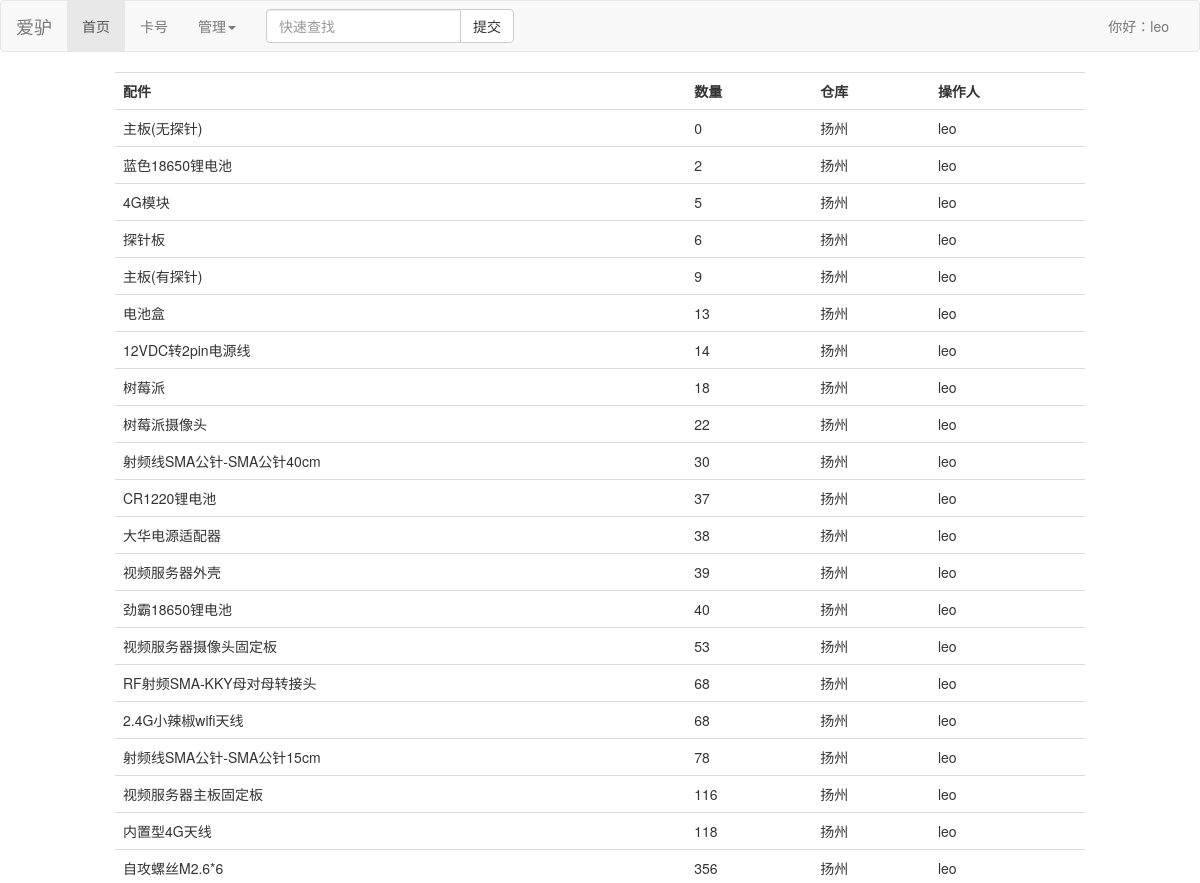
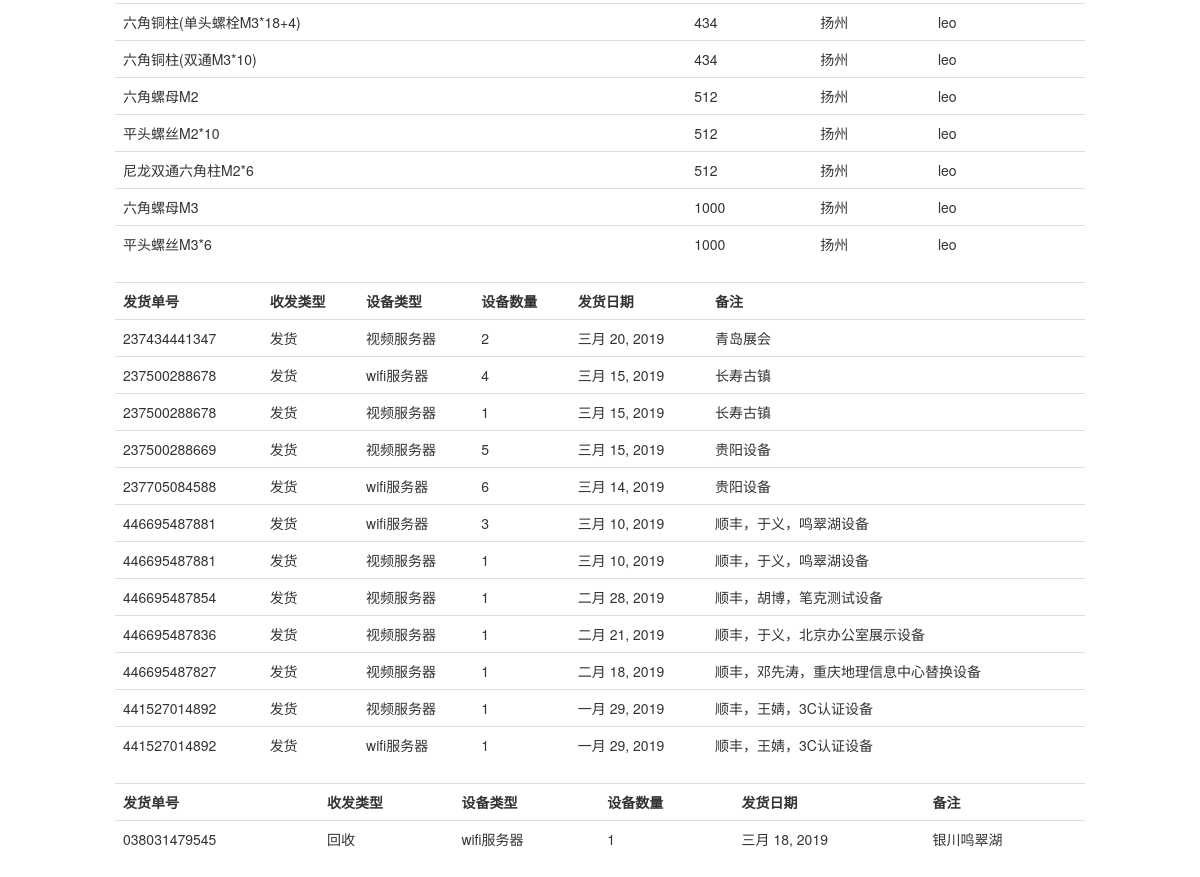
The app's page / (signed in) with its own data (2 pictures, top to bottom).
### store/models.py (models this page shows, shortened)
class Item(models.Model):
    CHOICES = (('YZ', '扬州'), ('BJ', '北京'), ('CQ', '重庆'))
    name = models.CharField(max_length=30, verbose_name='配件名')
    qty = models.IntegerField(verbose_name='数量')
    city = models.CharField(max_length=8, choices=CHOICES, verbose_name='城市')
    who_does = models.ForeignKey(User, on_delete=models.DO_NOTHING, verbose_name='操作人')
    note = models.CharField(max_length=128, verbose_name='备注')
    modify_date = models.DateTimeField(auto_now=True, verbose_name='修改日期')
    class Meta:
        verbose_name = "配件"
        verbose_name_plural = verbose_name
        ordering=['qty']

class PostManage(models.Model):
    SERVERTYPES = (('wifi', 'wifi服务器'), ('video', '视频服务器'))
    SENDORRECEIVE = (('send', '发货'), ('receive', '回收'))
    post_num = models.CharField(max_length=12, verbose_name='单号')
    post_date = models.DateField(verbose_name='发货日期')
    post_type = models.CharField(max_length=8, choices=SENDORRECEIVE, default='send', verbose_name='收寄类型')
    server_type = models.CharField(max_length=20, choices=SERVERTYPES, verbose_name='型号')
    server_num = models.IntegerField(verbose_name='数量')
    note_text = models.CharField(max_length=128, verbose_name='备注')
    class Meta:
        verbose_name = '发货记录'
        verbose_name_plural = verbose_name
        ordering = ('-post_date',)

### store/views.py (the view)
# urls.py: path('', views.show, name='show'),
def show(request):
    items = Item.objects.all()
    postmanage_sends = PostManage.objects.filter(post_type='send')
    postmanage_receives = PostManage.objects.filter(post_type='receive')
    context = {
        'items': items,
        'postmanage_sends': postmanage_sends,
        'postmanage_receives': postmanage_receives,
    }
    return render(request, 'store/list.html', context)

### store/templates/store/list.html
{% extends 'base.html' %}
{% block content %}
<table class="table">
    <tr>
        <th>配件</th>
        <th>数量</th>
        <th>仓库</th>
        <th>操作人</th>
    </tr>
    {% for item in items %}
        <tr>
            <td>{{ item.name }}</td>
            <td>{{ item.qty }}</td>
            <td>{{ item.get_city_display }}</td>
            <td>{{ item.who_does }}</td>
        </tr>
    {% empty %}
        <h4>未查询到相关记录</h4>
    {% endfor%}
</table>
{% endblock %}
{% block postmanage %}
<table class="table">
    <tr>
        <th>发货单号</th>
        <th>收发类型</th>
        <th>设备类型</th>
        <th>设备数量</th>
        <th>发货日期</th>
        <th>备注</th>
    </tr>
    {% for pm in postmanage_sends %}
        <tr>
            <td>{{ pm.post_num }}</td>
            <td>{{ pm.get_post_type_display }}</td>
            <td>{{ pm.get_server_type_display }}</td>
            <td>{{ pm.server_num }}</td>
            <td>{{ pm.post_date }}</td>
            <td>{{ pm.note_text }}</td>
        </tr>
    {% empty %}
        <h4>未查询到相关记录</h4>
    {% endfor%}
</table>
<table class="table">
    <tr>
        <th>发货单号</th>
        <th>收发类型</th>
        <th>设备类型</th>
        <th>设备数量</th>
        <th>发货日期</th>
        <th>备注</th>
    </tr>
    {% for pm in postmanage_receives %}
        <tr>
            <td>{{ pm.post_num }}</td>
            <td>{{ pm.get_post_type_display }}</td>
            <td>{{ pm.get_server_type_display }}</td>
            <td>{{ pm.server_num }}</td>
            <td>{{ pm.post_date }}</td>
            <td>{{ pm.note_text }}</td>
        </tr>
    {% empty %}
        <h4>未查询到相关记录</h4>
    {% endfor%}
</table>
{% endblock %}

### templates/base.html (shortened to what this page needs)
<!DOCTYPE html>
<html>
<head>
    <link href="https://cdn.jsdelivr.net/npm/bootstrap@3.3.7/dist/css/bootstrap.min.css" rel="stylesheet">
</head>
<body>
<div class="navbar navbar-default">
    <div class="container-fluid">
        <div class="navbar-header">
            <a class="navbar-brand" href="{% url 'show' %}">爱驴</a>
        </div>
        <div class="collapse navbar-collapse" id="manage">
            <ul class="nav navbar-nav">
                <li class="{% block first_active %}active{% endblock %}">
                    <a href="{% url 'show' %}">首页</a></li>
                <li>
                    <a href="{% url 'card_record' %}">卡号</a>
                </li>
                <li class="dropdown">
                  <a href="#" class="dropdown-toggle" data-toggle="dropdown" role="button" aria-haspopup="true" aria-expanded="false">管理<span class="caret"></span></a>
                </li>
            </ul>
            <form class="navbar-form navbar-left" method="post" action="/search/">
                <div class="input-group">
                    <input type="text" class="form-control" placeholder="快速查找" name="search_input">
                    <span class="input-group-btn">
                    <button type="submit" class="btn btn-default">提交</button>
                    </span>
                </div>
            </form>
            <ul class="nav navbar-nav navbar-right">
                {% if request.user.is_authenticated %}
                <li><a href="/admin/">你好：{{ request.user.username }}</a></li>
                {% else %}
                <li><a href="{% url 'do_login' %}?from={{ request.get_full_path }}">登录</a></li>
                {% endif %}
            </ul>
        </div>
    </div>
</div>
<div class="container-fluid">
    <div class="row">
        <div class="col-xs-12 col-md-10 col-md-offset-1">
            {% block content %}
            {% endblock %}
        </div>
    </div>
    <div class="row">
        <div class="col-xs-12 col-md-10 col-md-offset-1">
            {% block postmanage %}{% endblock %}
        </div>
    </div>
</div>
</body>
</html>

### templates/base.html (style rules this page uses)
ul { margin: 0; padding: 0; list-style-type: none; color: #ff0000; }

### records on screen
Item: name "主板(无探针)", qty "0", city "扬州", who_does "leo"
Item: name "蓝色18650锂电池", qty "2", city "扬州", who_does "leo"
Item: name "4G模块", qty "5", city "扬州", who_does "leo"
Item: name "探针板", qty "6", city "扬州", who_does "leo"
Item: name "主板(有探针)", qty "9", city "扬州", who_does "leo"
Item: name "电池盒", qty "13", city "扬州", who_does "leo"
Item: name "12VDC转2pin电源线", qty "14", city "扬州", who_does "leo"
Item: name "树莓派", qty "18", city "扬州", who_does "leo"
Item: name "树莓派摄像头", qty "22", city "扬州", who_does "leo"
Item: name "射频线SMA公针-SMA公针40cm", qty "30", city "扬州", who_does "leo"
Item: name "CR1220锂电池", qty "37", city "扬州", who_does "leo"
Item: name "大华电源适配器", qty "38", city "扬州", who_does "leo"
Item: name "视频服务器外壳", qty "39", city "扬州", who_does "leo"
Item: name "劲霸18650锂电池", qty "40", city "扬州", who_does "leo"
Item: name "视频服务器摄像头固定板", qty "53", city "扬州", who_does "leo"
Item: name "RF射频SMA-KKY母对母转接头", qty "68", city "扬州", who_does "leo"
Item: name "2.4G小辣椒wifi天线", qty "68", city "扬州", who_does "leo"
Item: name "射频线SMA公针-SMA公针15cm", qty "78", city "扬州", who_does "leo"
Item: name "视频服务器主板固定板", qty "116", city "扬州", who_does "leo"
Item: name "内置型4G天线", qty "118", city "扬州", who_does "leo"
Item: name "自攻螺丝M2.6*6", qty "356", city "扬州", who_does "leo"
Item: name "六角铜柱(单头螺栓M3*18+4)", qty "434", city "扬州", who_does "leo"
Item: name "六角铜柱(双通M3*10)", qty "434", city "扬州", who_does "leo"
Item: name "六角螺母M2", qty "512", city "扬州", who_does "leo"
Item: name "平头螺丝M2*10", qty "512", city "扬州", who_does "leo"
Item: name "尼龙双通六角柱M2*6", qty "512", city "扬州", who_does "leo"
Item: name "六角螺母M3", qty "1000", city "扬州", who_does "leo"
Item: name "平头螺丝M3*6", qty "1000", city "扬州", who_does "leo"
PostManage: post_num "237434441347", post_type "发货", server_type "视频服务器", server_num "2", post_date "三月 20, 2019", note_text "青岛展会"
PostManage: post_num "237500288678", post_type "发货", server_type "wifi服务器", server_num "4", post_date "三月 15, 2019", note_text "长寿古镇"
PostManage: post_num "237500288678", post_type "发货", server_type "视频服务器", server_num "1", post_date "三月 15, 2019", note_text "长寿古镇"
PostManage: post_num "237500288669", post_type "发货", server_type "视频服务器", server_num "5", post_date "三月 15, 2019", note_text "贵阳设备"
PostManage: post_num "237705084588", post_type "发货", server_type "wifi服务器", server_num "6", post_date "三月 14, 2019", note_text "贵阳设备"
PostManage: post_num "446695487881", post_type "发货", server_type "wifi服务器", server_num "3", post_date "三月 10, 2019", note_text "顺丰，于义，鸣翠湖设备"
PostManage: post_num "446695487881", post_type "发货", server_type "视频服务器", server_num "1", post_date "三月 10, 2019", note_text "顺丰，于义，鸣翠湖设备"
PostManage: post_num "446695487854", post_type "发货", server_type "视频服务器", server_num "1", post_date "二月 28, 2019", note_text "顺丰，胡博，笔克测试设备"
PostManage: post_num "446695487836", post_type "发货", server_type "视频服务器", server_num "1", post_date "二月 21, 2019", note_text "顺丰，于义，北京办公室展示设备"
PostManage: post_num "446695487827", post_type "发货", server_type "视频服务器", server_num "1", post_date "二月 18, 2019", note_text "顺丰，邓先涛，重庆地理信息中心替换设备"
PostManage: post_num "441527014892", post_type "发货", server_type "视频服务器", server_num "1", post_date "一月 29, 2019", note_text "顺丰，王婧，3C认证设备"
PostManage: post_num "441527014892", post_type "发货", server_type "wifi服务器", server_num "1", post_date "一月 29, 2019", note_text "顺丰，王婧，3C认证设备"
PostManage: post_num "038031479545", post_type "回收", server_type "wifi服务器", server_num "1", post_date "三月 18, 2019", note_text "银川鸣翠湖"

### other values on screen
{{ request.user.username }} "leo"
